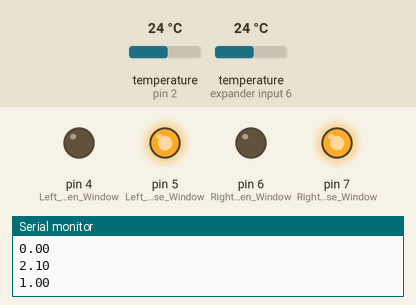
Recording of a sketch running on a simulated Arduino Uno, built with avr-gcc and run on an emulated ATmega328P. Parts: output pins drawn as LEDs (lit = HIGH), the last lines printed to the serial monitor. The test bench sets the inputs (shaded band); at power-on: temperature (sensors on pin 2, expander input 6) 24 °C.

Above: at 2.3 s.
2.4 s: temperature (sensor on pin 2) set to 22.4 °C
4.3 s: temperature (sensor on pin 2) set to 21.2 °C
At 5.7 s:
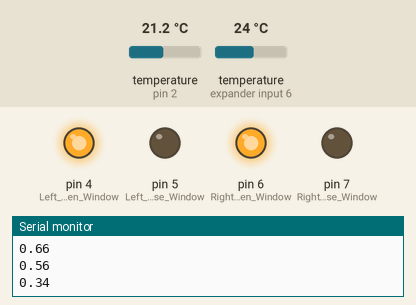
6.1 s: temperature (sensor on pin 2) set to 17.7 °C
7.6 s: temperature (sensor on pin 2) set to 16.6 °C
At 8.5 s:
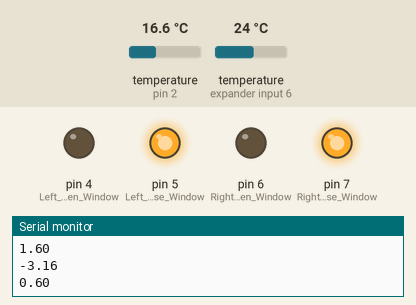
9.2 s: temperature (sensor on pin 2) set to 19 °C
At 10.5 s:
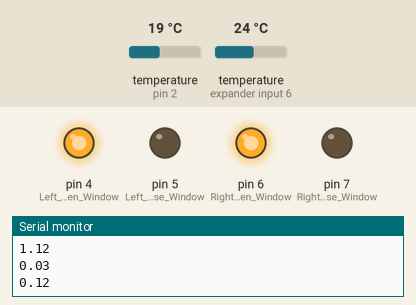
Timing chart, 0 to 11.8 s (numbered marks = the images above; inputs shaded):
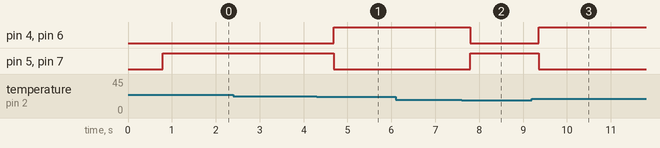

The sketch:

184.ino
```cpp
#include <OneWire.h>
#include <DallasTemperature.h>
#include <PID_v1.h>
#define ONE_WIRE_BUS 2
#define Left_Open_Window 4
#define Left_Close_Window 5
#define Right_Open_Window 6
#define Right_Close_Window 7

OneWire oneWire(ONE_WIRE_BUS);
DallasTemperature sensors(&oneWire);

uint8_t sensor1[8] = { 0x28, 0xFF, 0x6E, 0x73, 0x71, 0x17, 0x04, 0x7C };
uint8_t sensor2[8] = { 0x28, 0xFF, 0x2B, 0xFB, 0x71, 0x17, 0x04, 0x82 };

float Dry_Temp;
float Wet_Temp;

double Setpoint;
double Input;
double Output;

double aggKp = 2, aggKi = 0.5, aggKd = 1;
double consKp = 1, consKi = 0.05, consKd = 0.25;
PID myPID(&Input, &Output, &Setpoint, consKp, consKi, consKd, DIRECT);

void setup(void)
{
  pinMode(Left_Open_Window, OUTPUT);
  pinMode(Left_Close_Window, OUTPUT);
  pinMode(Right_Open_Window, OUTPUT);
  pinMode(Right_Close_Window, OUTPUT);

  Serial.begin(9600);
  sensors.begin();

  Setpoint = 1.0;

  myPID.SetMode(AUTOMATIC);
  myPID.SetOutputLimits(-5, 5);
}

void loop(void)
{
  float Patm = 101.325;   //기압 kPa
  sensors.requestTemperatures();
  Wet_Temp = sensors.getTempC(sensor1);
  Dry_Temp = sensors.getTempC(sensor2);
  float Psdt = 0.61078 * exp((17.27 * Dry_Temp) / (237.3 + Dry_Temp)); //kPa
  float Pswt = 0.61078 * exp((17.27 * Wet_Temp) / (237.3 + Wet_Temp)); //kPa
  float Pv = Pswt - Patm * 0.000662 * (Dry_Temp - Wet_Temp);
  float Humidity = 100 * Pv / Psdt;
  float VPD = Psdt * (1 - Humidity / 100);
  float Dew_Temp = (Dry_Temp - (100 - Humidity) / 5);
  float AH = 2.16679 * Pv / (273.15 + Dry_Temp);

  Input = VPD;

  double gap = abs(Setpoint - Input); //distance away from setpoint
  if (gap < 0.5)
  { //we're close to setpoint, use conservative tuning parameters
    myPID.SetTunings(consKp, consKi, consKd);
    digitalWrite(Left_Open_Window, HIGH);
    digitalWrite(Left_Close_Window, LOW);
    digitalWrite(Right_Open_Window, HIGH);
    digitalWrite(Right_Close_Window, LOW);
  }
  else
  {
    //we're far from setpoint, use aggressive tuning parameters
    myPID.SetTunings(aggKp, aggKi, aggKd);
    digitalWrite(Left_Open_Window, LOW);
    digitalWrite(Left_Close_Window, HIGH);
    digitalWrite(Right_Open_Window, LOW);
    digitalWrite(Right_Close_Window, HIGH);
  }
  myPID.Compute();
  Serial.println(Input);
  Serial.println(Output);
  Serial.println(gap);
}
```

Measured:
- the behaviour switches between 22 and 21.9 °C on temperature (sensor on pin 2) (found by bisection; images 0 and 1)
- the behaviour switches between 17.2 and 17.1 °C on temperature (sensor on pin 2) (found by bisection; images 1 and 2)
- after the input at 4.3 s, pin 4 (Left_Open_Window), pin 6 (Right_Open_Window): LOW → HIGH after 0.38 s; pin 5 (Left_Close_Window), pin 7 (Right_Close_Window): HIGH → LOW after 0.38 s
- after the input at 7.6 s, pin 4 (Left_Open_Window), pin 6 (Right_Open_Window): HIGH → LOW after 0.20 s; pin 5 (Left_Close_Window), pin 7 (Right_Close_Window): LOW → HIGH after 0.20 s
- after the input at 9.2 s, pin 4 (Left_Open_Window), pin 6 (Right_Open_Window): LOW → HIGH after 0.15 s; pin 5 (Left_Close_Window), pin 7 (Right_Close_Window): HIGH → LOW after 0.15 s
